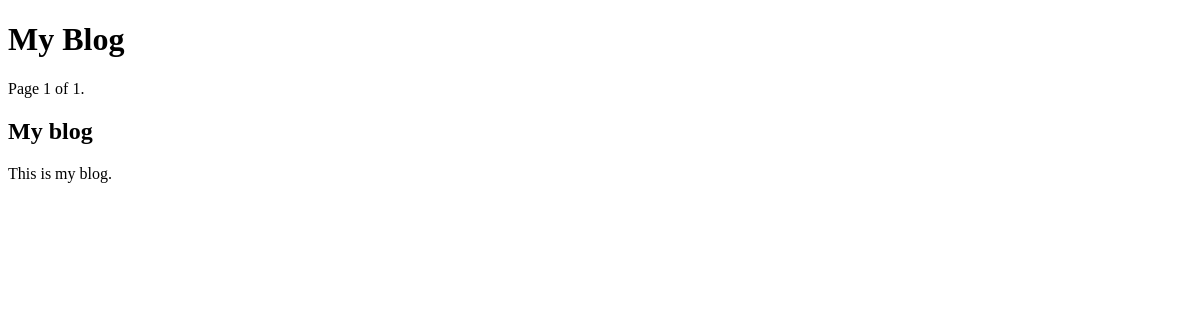
/blog/, run on an earlier commit of the app's database.
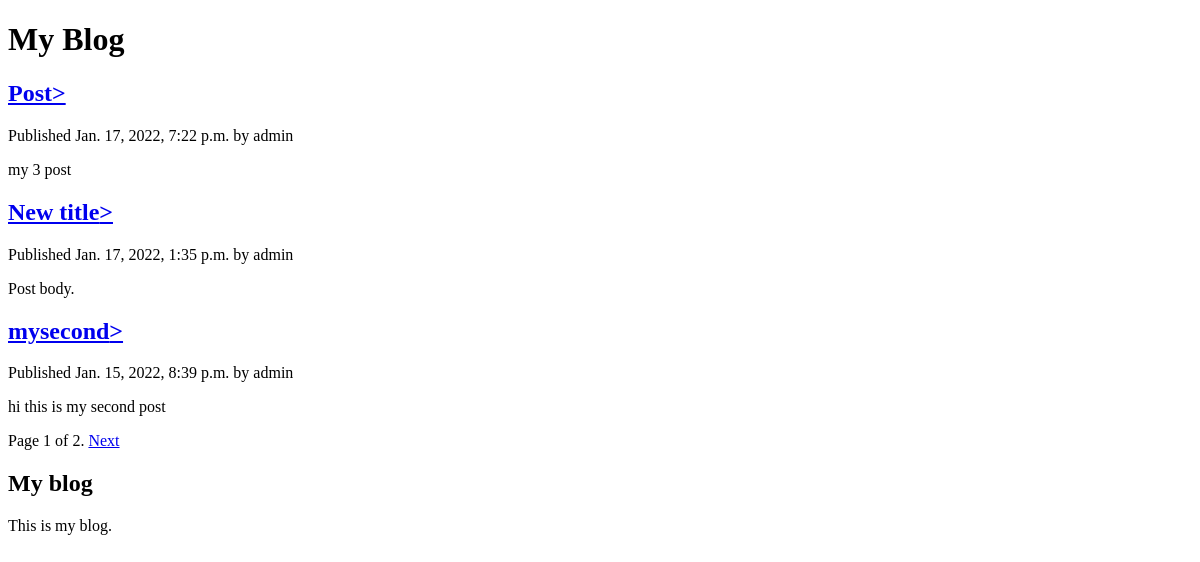
And on a later commit of the database.
### blog/models.py (models this page shows, shortened)
class Post(models.Model):
    STATUS_CHOICES = (
        ('draft', 'Draft'),
        ('published', 'Published'),
        )
    title = models.CharField(max_length=250)
    slug = models.SlugField(max_length=250, unique_for_date='publish')
    author = models.ForeignKey(User, on_delete=models.CASCADE, related_name='blog_posts')
    body = models.TextField()
    publish = models.DateTimeField(default=timezone.now)
    created = models.DateTimeField(auto_now_add=True)
    updated = models.DateTimeField(auto_now=True)
    status = models.CharField(max_length=10, choices=STATUS_CHOICES, default='draft')
    objects = models.Manager()
    published = PublishedManager()
    def get_absolute_url(self):
        return reverse('blog:post_detail', args=[self.publish.year, self.publish.month, self.publish.day, self.slug])
    class Meta:
        ordering = ('-publish',)

### blog/views.py (the view)
# urls.py: path('', views.post_list, name='post_list' ),
def post_list(request):
    object_list = Post.published.all()
    paginator = Paginator(object_list, 3)
    page = request.GET.get('page')
    try:
        posts = paginator.page(page)
    except PageNotAnInteger:
        posts = paginator.page(1)
    except EmptyPage:
        posts = paginator.page(paginator.num_pages)
    return render(request, 'blog/post/list.html', {'page': page, 'posts': posts})

### blog/models.py (called while the page is built)
    def get_queryset(self):
        return super().get_queryset().filter(status='published')

### blog/templates/blog/post/list.html (shortened to what this page needs)
{% extends "blog/base.html" %}
{% block content %}
    <h1>My Blog</h1>
    {% for post in posts %}
        <h2>
            <a href="{{ post.get_absolute_url }}">{{ post.title }}></a>
        </h2>
    <p class="date">Published {{ post.publish }} by {{ post.author }}</p>
    {{ post.body|truncatewords:30|linebreaks }}
    {% endfor %}
    {% include "blog/pagination.html" with page=posts %}
{% endblock %}

### blog/templates/blog/base.html (shortened to what this page needs)
{% load static %}
<!DOCTYPE html>
<html>
<head>
    <link href="{% static "css/blog.css" %}" rel="stylesheet">
</head>
<body>
    <div id="content">
        {% block content %}{% endblock %}
    </div>
    <div id="sidebar">
        <h2>My blog</h2>
        <p>This is my blog.</p>
    </div>
</body>
</html>

### blog/templates/blog/pagination.html (shortened to what this page needs)
<div class="pagination">
    <span class="step-links">
    <span class="current">
        Page {{ page.number }} of {{ page.paginator.num_pages }}.
    </span>
    {% if page.has_next %}
        <a href="?page={{ page.next_page_number }}">Next</a>
    {% endif %}
    </span>
</div>

What changed in the data, as far as the page shows it:
now on this page (row edited): Post: title "Post", publish "Jan. 17, 2022, 7:22 p.m.", author "admin", body "my 3 post"
now on this page (row edited): Post: title "New title", publish "Jan. 17, 2022, 1:35 p.m.", author "admin", body "Post body."
now on this page (row edited): Post: title "mysecond", publish "Jan. 15, 2022, 8:39 p.m.", author "admin", body "hi this is my second post"
Also different on the page:
{{ page.paginator.num_pages }}: "1" → "2"
text now shown: "Next"
